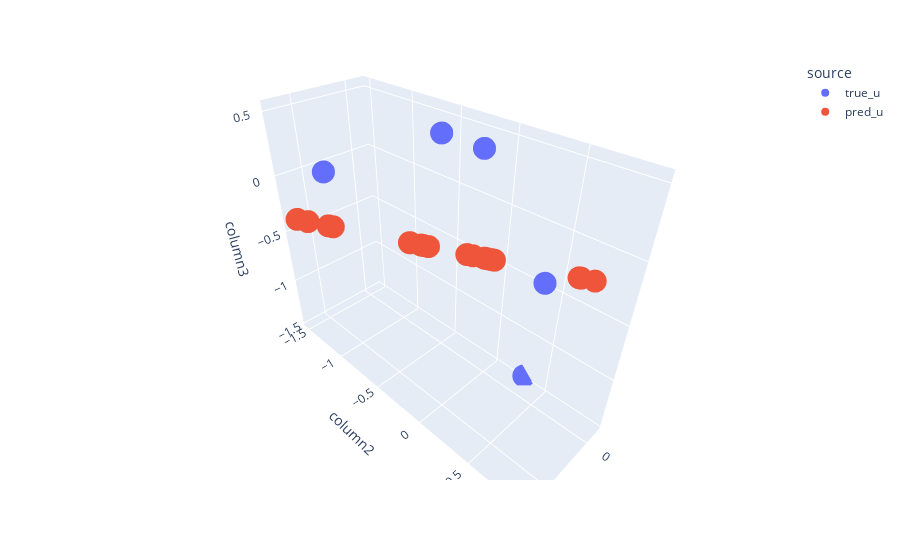

Write notebook code for a chart like this one.
### Code cell
_tmp_learner = learner_list[1]

plot3d_u(normal_dataset.U, 
         (_tmp_learner.us_groups @ _tmp_learner.softmax(_tmp_learner.unconstrained_weights)).detach().numpy())

### Figure 1 — Plotly figure (JSON) as saved in the notebook; plotly's stock layout.template omitted (floating-point values rounded to 4 significant figures)
{"data": [{"hovertemplate": "source=true_u<br>column1=%{x}<br>column2=%{y}<br>column3=%{z}<extra></extra>", "legendgroup": "true_u", "marker": {"color": "#636efa", "symbol": "circle"}, "mode": "markers", "name": "true_u", "scene": "scene", "showlegend": true, "type": "scatter3d", "x": [0.634, 0.03555, 0.1745, 0.1745, 0.03555, -0.1559, 0.634, 0.03555, 0.634, 0.1745, 0.634, 0.7128, 0.7128, 0.1745, 0.634, 0.634, -0.1559, 0.7128, 0.03555, 0.03555], "y": [-1.057, -0.48, 0.013, 0.013, -0.48, 0.3004, -1.057, -0.48, -1.057, 0.013, -1.057, 0.8635, 0.8635, 0.013, -1.057, -1.057, 0.3004, 0.8635, -0.48, -0.48], "z": [0.1698, 0.4459, 0.5154, 0.5154, 0.4459, -1.462, 0.1698, 0.4459, 0.1698, 0.5154, 0.1698, 0.2469, 0.2469, 0.5154, 0.1698, 0.1698, -1.462, 0.2469, 0.4459, 0.4459]}, {"hovertemplate": "source=pred_u<br>column1=%{x}<br>column2=%{y}<br>column3=%{z}<extra></extra>", "legendgroup": "pred_u", "marker": {"color": "#EF553B", "symbol": "circle"}, "mode": "markers", "name": "pred_u", "scene": "scene", "showlegend": true, "type": "scatter3d", "x": [0.662, 0.4914, 0.4252, 0.4002, 0.4683, 0.4071, 0.6426, 0.4773, 0.662, 0.4046, 0.662, 0.3097, 0.3207, 0.4188, 0.6001, 0.608, 0.3971, 0.3222, 0.4908, 0.4745], "y": [-1.507, -0.3307, 0.1265, 0.299, -0.1712, 0.2515, -1.373, -0.2333, -1.507, 0.2685, -1.507, 0.923, 0.8476, 0.1703, -1.08, -1.135, 0.3204, 0.8373, -0.3259, -0.2136], "z": [-0.3815, -0.1581, -0.07131, -0.03855, -0.1278, -0.04758, -0.3561, -0.1396, -0.3815, -0.04435, -0.3815, 0.07992, 0.06561, -0.06299, -0.3004, -0.3108, -0.03449, 0.06364, -0.1572, -0.1359]}], "layout": {"legend": {"title": {"text": "source"}, "tracegroupgap": 0}, "margin": {"t": 60}, "scene": {"domain": {"x": [0, 1], "y": [0, 1]}, "xaxis": {"title": {"text": "column1"}}, "yaxis": {"title": {"text": "column2"}}, "zaxis": {"title": {"text": "column3"}}}}}
